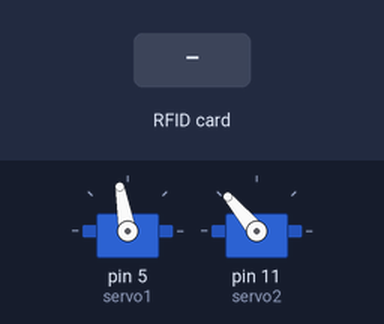
The sketch below on a simulated Arduino Uno, built with avr-gcc and run on an emulated ATmega328P. Parts: 2 × servo. Inputs (shaded band) come from the test bench. What the sketch prints to the serial monitor is not drawn.

Above: at 1.2 s.
1.3 s: RFID card 5E 7A 19 C4 held to the reader
At 3.1 s:
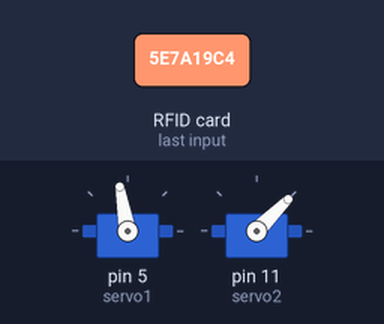
Timing chart, 0 to 4.8 s (numbered marks = the images above; inputs shaded):
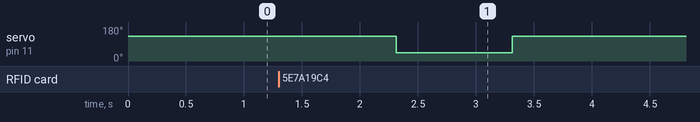

The sketch:

Project.ino
```cpp
#include <SPI.h>
#include <Servo.h>
#include <MFRC522.h>

#define SS_PIN 10
#define RST_PIN 9

MFRC522 mfrc522(SS_PIN, RST_PIN);;
MFRC522::MIFARE_Key key;
MFRC522::StatusCode status;
byte block = 1;

Servo servo1;
Servo servo2;
uint8_t pushStart = 130;
uint8_t pushEnd = 45;
uint8_t trash1 = 60;
uint8_t trash2 = 100;
uint8_t trash3 = 135;

void setup() {
	Serial.begin(9600);
	while(!Serial);
	SPI.begin();
	mfrc522.PCD_Init();
	servo1.attach(5);  // Attach the servo on pin 9
	servo2.attach(11); // Attach the servo on pin 10
	servo1.write(trash2);
	servo2.write(pushStart);
	Serial.println(F("Ready"));
}

void loop() {
	// Reset card info
	for (byte i = 0; i < 6; i++) key.keyByte[i] = 0xFF;

	// Look for new cards
	if (!mfrc522.PICC_IsNewCardPresent()) {
		return;
	}

	// Select one of the cards
	if (!mfrc522.PICC_ReadCardSerial()) {
		return;
	}

	// Todo
	cardAuthenticate();
	String data = cardRead();
	Serial.println(data);
	Serial.println("Ramp");
	moveRamp(data);
	Serial.println("Push");
	pushTag();
	Serial.println("Next");

	Serial.println();
	mfrc522.PICC_HaltA(); // Halt PICC
	mfrc522.PCD_StopCrypto1();  // Stop encryption on PCD
}

void moveRamp(String container) {
	if(container == "Papir") {
		servo1.write(trash1);
	} else if (container == "Metal") {
		servo1.write(trash2);
	} else if (container == "Glas") {
		servo1.write(trash3);
	} else {
		Serial.print("Undefined container: ");
		Serial.println(container);
	}
	delay(1000);
}

void pushTag() {
	servo2.write(pushEnd);
	delay(1000);
	servo2.write(pushStart);
	delay(1000);
}

// Authenticate a card
void cardAuthenticate() {
	status = mfrc522.PCD_Authenticate(MFRC522::PICC_CMD_MF_AUTH_KEY_A, block, &key, &(mfrc522.uid));

	if (status != MFRC522::STATUS_OK) {
		Serial.print(F("Auth failed: "));
		Serial.println(mfrc522.GetStatusCodeName(status));
		return;
	}
}

String cardRead() {
	byte len = 18;
	byte buffer[len];
	status = mfrc522.MIFARE_Read(block, buffer, &len);

	if (status != MFRC522::STATUS_OK) {
		Serial.print(F("Reading failed: "));
		Serial.println(mfrc522.GetStatusCodeName(status));
		return "";
	}

	String text;

	for (uint8_t i = 0; i < 16; i++) {
		if (buffer[i] != ' ') {
			text += (char)buffer[i];
		}
	}

	return text;
}
```

Measured:
- after the input at 1.3 s, servo on pin 11 (servo2): 130° → 45° after 1.0 s, → 130° 1.0 s later
